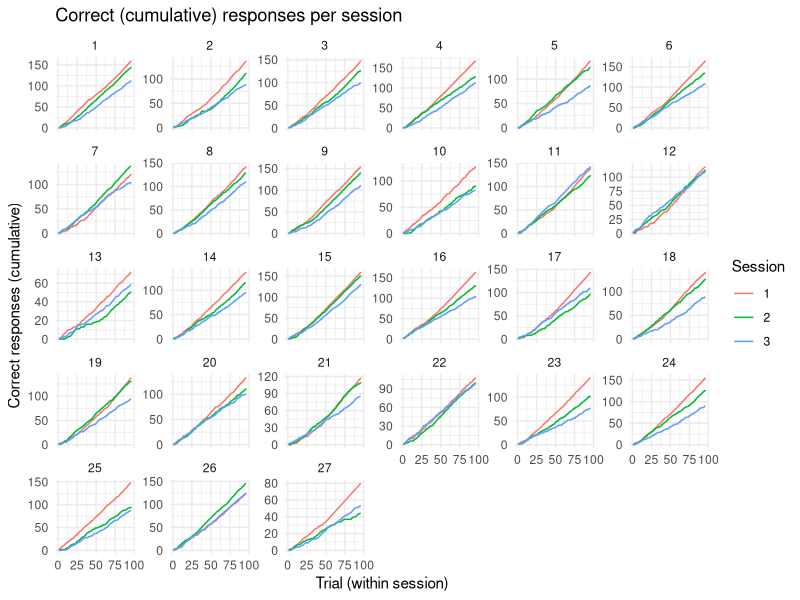
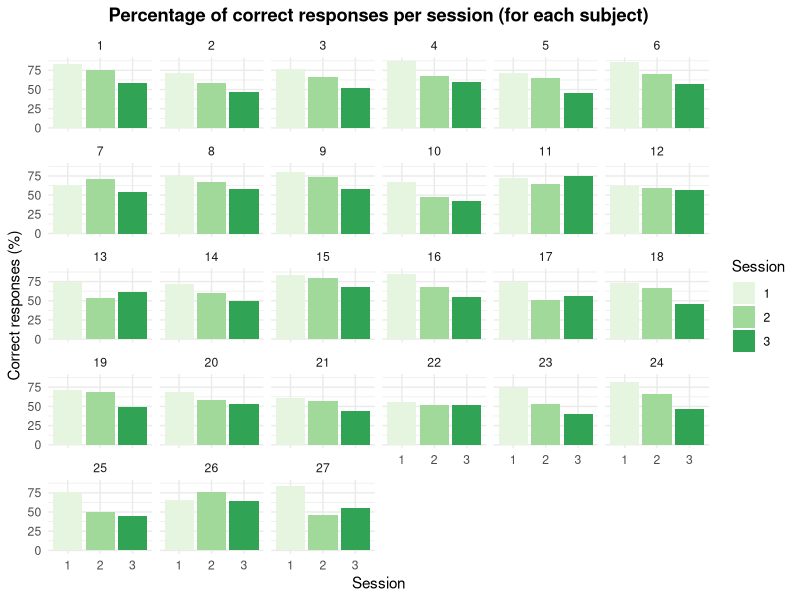

R code for these plots, in order:
setwd("/Users/justina/Desktop/Aarhus_Uni/Master/Semester-2/ACM/A-4")


library("tidyverse")
library("dplyr")
library("ggplot2")


data <- read.table("AlienData.txt", header = TRUE, sep = ",")

data <- data[data$test != 1, ]

df_cumulative <- data %>%
  group_by(subject, session) %>%
  arrange(subject, session, trial) %>%
  mutate(trial_index = trial,  # Continuous trial number per session
         cumulative_correct = cumsum(correct))

ggplot(df_cumulative, aes(x = trial_index, y = cumulative_correct, color = factor(session))) +
  geom_line() +
  facet_wrap(~ subject, scales = "free_y") +
  labs(
    title = "Correct (cumulative) responses per session",
    x = "Trial (within session)",
    y = "Correct responses (cumulative)",
    color = "Session"
  ) +
  theme_minimal()

df_summary <- data %>%
  group_by(subject, session) %>%
  summarise(
    correct_total = sum(correct),
    n_trials = n(),
    percent_correct = (correct_total / n_trials) * 100
  )

ggplot(df_summary, aes(x = factor(session), y = percent_correct, fill = factor(session))) +
  geom_bar(stat = "identity", position = "dodge") +
  facet_wrap(~ subject) +
  labs(
    title = "Percentage of correct responses per session (for each subject)",
    x = "Session",
    y = "Correct responses (%)",
    fill = "Session"
  ) +
  scale_fill_brewer(palette = "Set4") +
  theme_minimal() +
  theme(
    plot.title = element_text(hjust = 0.5, face = "bold")  # center and bold
  )